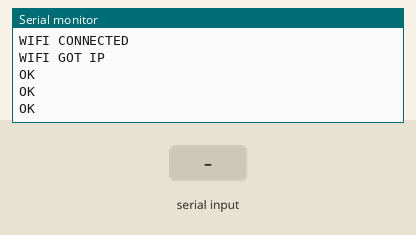
The sketch below on a simulated Arduino Uno, built with avr-gcc and run on an emulated ATmega328P. Shown: the last lines printed to the serial monitor. The test bench sets the inputs (shaded band). The modem accepts every AT command (registered, SIM ready, sends succeed) and sends nothing else.

Above: at 8.2 s.
8.3 s: "1" received over the second serial link
At 8.7 s:
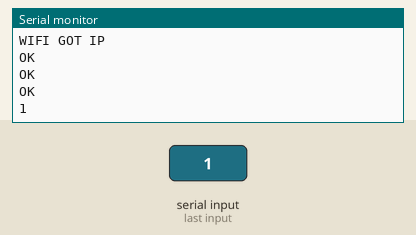
9.8 s: "0" received over the second serial link
At 11.0 s:
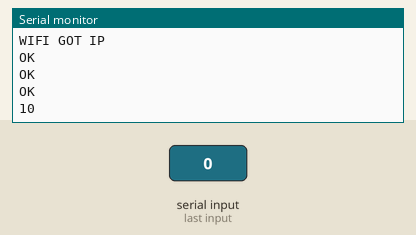

The sketch:

proyecto17_ArduinoServidor.ino
```cpp
#include "SoftwareSerial.h"
SoftwareSerial softSerial(2, 3); // RX, TX

const int baudRate = 9600;
char* SSDI = "tuWifi";
char* password = "tuPassword";

void setup()
{
   Serial.begin(baudRate);
   softSerial.begin(baudRate);
   delay(1000);

   softSerial.write("AT+CWJAP=\"");
   softSerial.write(SSDI);
   softSerial.write("\",\"");
   softSerial.write(password);
   softSerial.write("\"\r\n");

   delay(4000);
   softSerial.write("AT+CIPMUX=1\r\n");
   delay(2000);
   softSerial.write("AT+CIPSERVER=1,80\r\n");
}

void loop()
{
   if (softSerial.available())
   {
      Serial.print((char)softSerial.read());
   }
   if (Serial.available())
   {
      softSerial.print((char)Serial.read());
   }
}
```

Measured:
- after the input at 8.3 s, the serial monitor: prints a new line at once (image 1)
- after the input at 9.8 s, the serial monitor: prints a new line at once (image 2)
